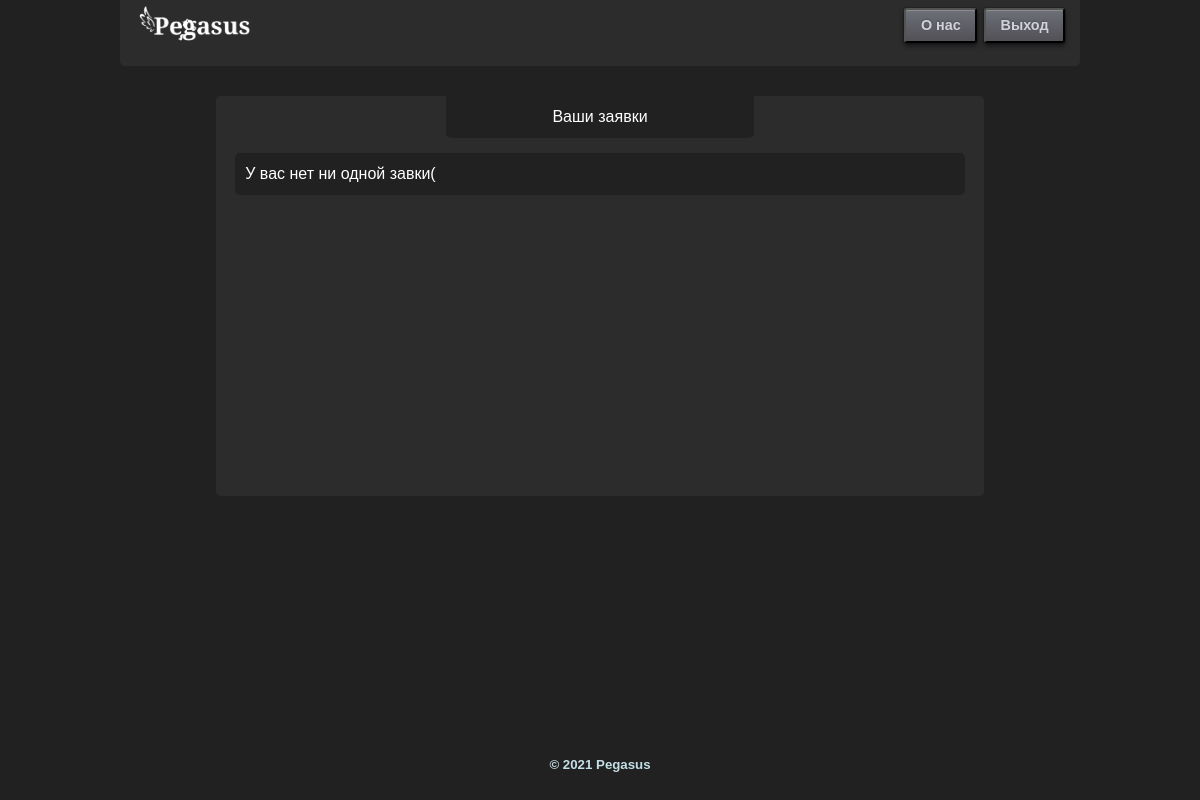
/personal_area (signed in), run on an earlier commit of the app's database.
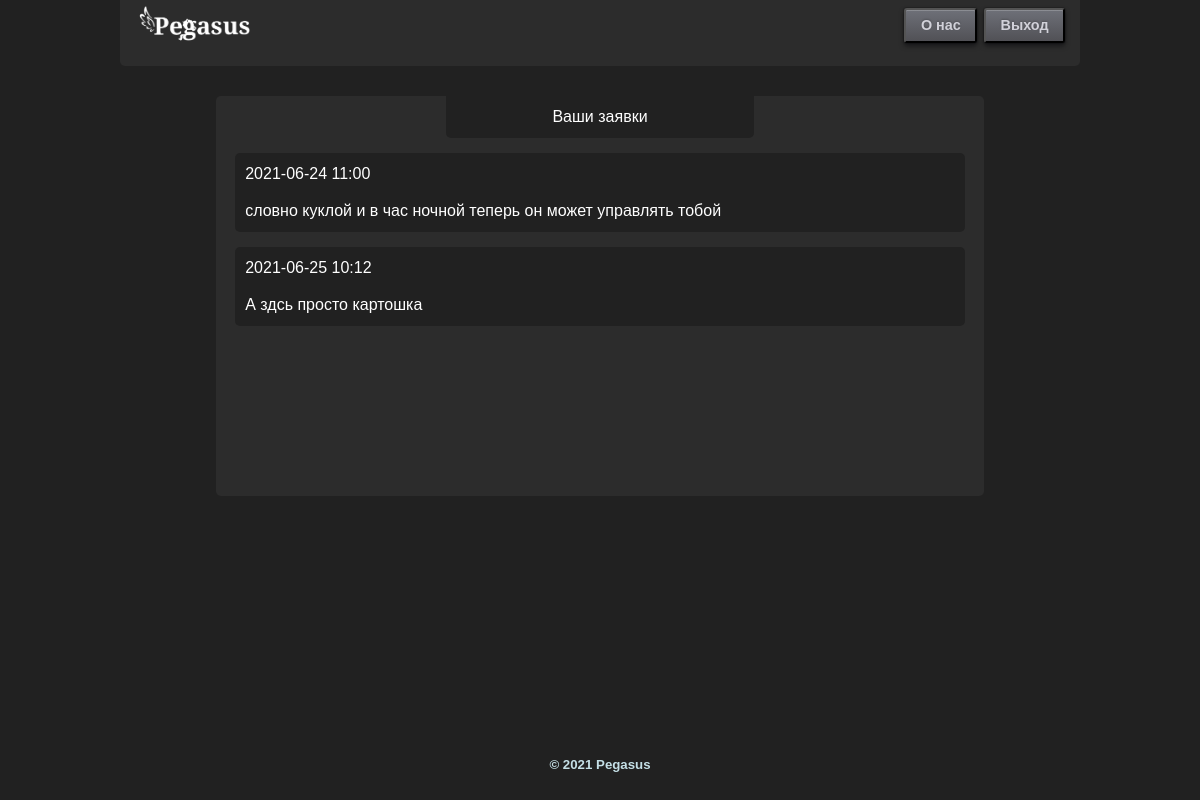
And on a later commit of the database.
### db/db_models.py (models this page shows)
class Dates(db.Model):
    id = db.Column(db.INTEGER, primary_key=True, autoincrement=True)
    date = db.Column(db.TEXT(10), unique=True)

class Requests(db.Model):
    id = db.Column(db.INTEGER, primary_key=True, autoincrement=True)
    user = db.Column(db.TEXT(USER_LENGTH), nullable=False)
    time = db.Column(db.TEXT(5), nullable=False)
    pers_data = db.Column(db.TEXT(PERS_DATA_LENGTH))
    comment = db.Column(db.TEXT(200))
    id_dates = db.Column(db.INTEGER, nullable=False)

### app.py (the view)
@app.route('/personal_area')
@login_required
def personal_area():
    return render_template('personal_area.html', header_key="personal_area",
                           form=reqs.user_list_of_request(current_user.user))

### app.py (called while the page is built)
@login_manager.user_loader
def load_user(user_id):
    return User.query.get(int(user_id))

### db/db_requests.py (called while the page is built)
def user_list_of_request(username: str):
    requests = Requests.query.filter_by(user=username).all()
    res = []
    if not requests:
        return {MessagesEnum.exist: False}
    for req in requests:
        date = Dates.query.filter_by(id=req.id_dates).first()
        res.append({'date': date.date, 'time': req.time, 'comment': req.comment})
    return {MessagesEnum.exist: True, "requests": res}

### templates/personal_area.html
{% extends 'base.html' %}
{% block content %}
<div class="app">
<div class="personal_area_wind">
    <div class="title_of_personal_area">
        Ваши заявки
    </div>
    <div class="personal_area_reqs">
        {% if form.get('exist') %}
            {% for f in form.get('requests') %}
                <div class="personal_area_req">
                    <div class="personal_area_req_datatime">
                        {{f.get('date')}}
                        {{f.get('time')}}
                    </div>
                    <div class="personal_area_req_comment">
                        {{f.get('comment')}}
                    </div>
                </div>
            {% endfor %}
        {% else %}
            <div class="personal_area_req">
                У вас нет ни одной завки(
            </div>
        {% endif %}
    </div>
</div>
</div>
{% endblock %}

### templates/base.html (shortened to what this page needs)
<!DOCTYPE html>
<html lang="en">
<head>
    <link rel="stylesheet" href="../static/style.css">
</head>
<body>
<div class="app">
    {% include 'header.html' %}
    {% block content %}
    {% endblock %}
    {% include 'footer.html' %}

### templates/header.html (shortened to what this page needs)
<header class="header-global">
    <nav class="navbar">
        <div class="container">
            <a href="{{ url_for('includes') }}">
                <img src="../static/img/logo.png" alt="Pegasus" width="120">
            </a>
            <div class="button_nav">
                <a href="{{ url_for('about') }}"><button class="sign_up">О нас</button></a>
                {% if header_key == "personal_area" %}
                    <a href="{{ url_for('logout') }}"><button class="log_out">Выход</button></a>
                {% endif %}
            </div>
        </div>
    </nav>
</header>

### templates/footer.html (shortened to what this page needs)
                <div class="footer">
                    <h5>© 2021 Pegasus</h5>
                </div>
        </div>
    </body>
</html>

### static/style.css (style rules this page uses)
* { margin: 0; padding: 0; box-sizing: border-box; }
a { text-decoration: none; }
html, body { width: 100%; min-height: 100%; height: 100%; background-color: #212121; }
.app { padding: 0 10%; font-family: Raleway, sans-serif; font-size: 1rem; line-height: 22px; font-weight: 400; color: #fff; margin: 0; width: 100%; height: 100%; display: flex; flex-direction: column; }
.navbar { padding: 0 0 15px; width: 100%; background-color: #2c2c2c; align-items: center; display: flex; position: relative; margin: auto; border-bottom-left-radius: 5px; border-bottom-right-radius: 5px; }
.button_nav { display: flex; }
.container { width: 100%; padding-right: 15px; padding-left: 15px; margin-right: auto; margin-left: auto; display: flex; justify-content: space-between; align-items: center; flex-wrap: wrap; }
button.sign_up, button.log_in, button.log_out, button.personal_area_button { margin-left: 7px; }
button.new_req, button.sign_up, button.log_in, button.log_out, button.personal_area_button, button.new_user { position: relative; display: inline-block; font-size: 90%; font-weight: 700; color: rgb(209,209,217); text-decoration: none; text-shadow: 0 -1px 2px rgba(0,0,0,.2); padding: .5em 1em; outline: none; border-radius: 3px; background: linear-gradient(rgb(110,112,120), rgb(81,81,86)) rgb(110,112,120); box-shadow: 0 1px rgba(255,255,255,.2) inset, 0 3px 5px rgba(0,1,6,.5), 0 0 1px 1px rgba(0,1,6,.2); transition: .2s ease-in-out; cursor: pointer; }
.footer { margin-top: 50px; flex: 0 0 70px; color: #c4dfe6; background-color: #212121; height: 130px; width: 100%; display: flex; justify-content: space-around; align-items: center; }
.personal_area_wind { min-height: 400px; background-color: #2c2c2c; border-radius: 5px; margin-top: 30px; }
.title_of_personal_area { width: 40%; text-align: center; background-color: #212121; margin: auto; padding: 10px; border-bottom-left-radius: 5px; border-bottom-right-radius: 5px; }
.personal_area_req { width: 95%; height: auto; display: flex; flex-direction: column; background-color: #212121; margin: auto; margin-top: 15px!important; border-radius: 5px; padding: 10px; }
.personal_area_req_comment { margin-top: 15px; }

What changed in the data, as far as the page shows it:
added Dates: get "2021-06-24"
added Requests: get "11:00", get "словно куклой и в час ночной теперь он может управлять тобой"
added Dates: get "2021-06-25"
added Requests: get "10:12", get "А здсь просто картошка"
Also different on the page:
text no longer shown: "У вас нет ни одной завки("
